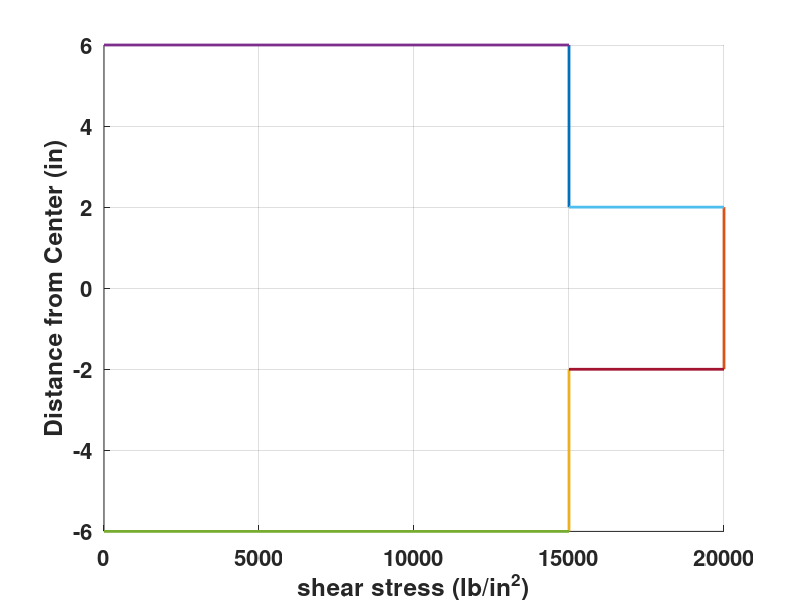

The MATLAB source for this figure:
close all;
force = 8000; % lbs
stringer_A = 0.5; % in^2
thickness = 0.04; % in

top_stringers_y = 6; % in
middle_stringers_y = 2; % in

I = 2*stringer_A*top_stringers_y^2 + 2*stringer_A*middle_stringers_y^2;

% solve for shear stress distribution.  this calc ignores the thickness of
% the web between teh stringers (assumes bending taken by stringers)
% V / (I * t) * int(y*da)

shear_top_web = force / (I*thickness) * top_stringers_y * stringer_A;
shear_middle_web = shear_top_web + (force / (I*thickness) * middle_stringers_y * stringer_A);


figure; grid on; hold on;set(gcf,'color',[1 1 1]);


plot([shear_top_web shear_top_web],[middle_stringers_y top_stringers_y],'linewidth',2);
plot([shear_middle_web shear_middle_web],[-middle_stringers_y middle_stringers_y],'linewidth',2);
plot([shear_top_web shear_top_web],[-middle_stringers_y -top_stringers_y],'linewidth',2);

plot([0 shear_top_web],[top_stringers_y top_stringers_y],'linewidth',2);
plot([0 shear_top_web],[-top_stringers_y -top_stringers_y],'linewidth',2);
plot([shear_middle_web shear_top_web],[middle_stringers_y middle_stringers_y],'linewidth',2);
plot([shear_middle_web shear_top_web],[-middle_stringers_y -middle_stringers_y],'linewidth',2);
xlabel('shear stress (lb/in^2)','fontsize',16,'fontweight','bold');ylabel('Distance from Center (in)','fontsize',16,'fontweight','bold')
set(gca,'FontSize',16,'fontweight','bold');

%Alternate approach.. compute change in bending stress at each stringer to
%find the change in shear load

%at top stringer
d_sigma = force * top_stringers_y / I;  %(lbs/in^2)
d_force_top = d_sigma * stringer_A;

%at middle stringer..
d_sigma = force * middle_stringers_y / I;  %(lbs/in^2)
d_force_middle = d_force_top + d_sigma*stringer_A;

%check if load balances
check_load = 2*d_force_top*4 + d_force_middle*4;


